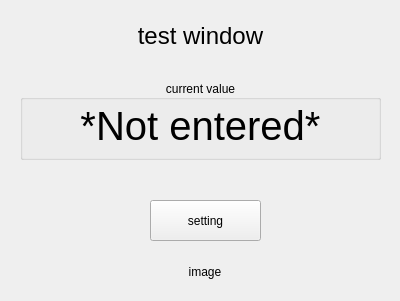
<?xml version="1.0" encoding="UTF-8"?>
<ui version="4.0">
 <class>Form</class>
 <widget class="QWidget" name="Form">
  <property name="geometry">
   <rect>
    <x>0</x>
    <y>0</y>
    <width>400</width>
    <height>301</height>
   </rect>
  </property>
  <property name="windowTitle">
   <string>Form</string>
  </property>
  <widget class="QLabel" name="label">
   <property name="geometry">
    <rect>
     <x>10</x>
     <y>10</y>
     <width>381</width>
     <height>51</height>
    </rect>
   </property>
   <property name="font">
    <font>
     <pointsize>18</pointsize>
    </font>
   </property>
   <property name="text">
    <string>test window</string>
   </property>
   <property name="alignment">
    <set>Qt::AlignCenter</set>
   </property>
  </widget>
  <widget class="QLabel" name="label_image">
   <property name="geometry">
    <rect>
     <x>130</x>
     <y>260</y>
     <width>150</width>
     <height>24</height>
    </rect>
   </property>
   <property name="text">
    <string>image</string>
   </property>
   <property name="alignment">
    <set>Qt::AlignCenter</set>
   </property>
  </widget>
  <widget class="QPushButton" name="button">
   <property name="geometry">
    <rect>
     <x>150</x>
     <y>200</y>
     <width>111</width>
     <height>41</height>
    </rect>
   </property>
   <property name="text">
    <string>setting</string>
   </property>
  </widget>
  <widget class="QGroupBox" name="groupBox">
   <property name="geometry">
    <rect>
     <x>20</x>
     <y>80</y>
     <width>361</width>
     <height>80</height>
    </rect>
   </property>
   <property name="title">
    <string>current value</string>
   </property>
   <property name="alignment">
    <set>Qt::AlignCenter</set>
   </property>
   <widget class="QLabel" name="label_result">
    <property name="geometry">
     <rect>
      <x>10</x>
      <y>20</y>
      <width>341</width>
      <height>51</height>
     </rect>
    </property>
    <property name="font">
     <font>
      <pointsize>30</pointsize>
     </font>
    </property>
    <property name="text">
     <string>*Not entered*</string>
    </property>
    <property name="alignment">
     <set>Qt::AlignCenter</set>
    </property>
   </widget>
  </widget>
 </widget>
 <resources/>
 <connections/>
</ui>
